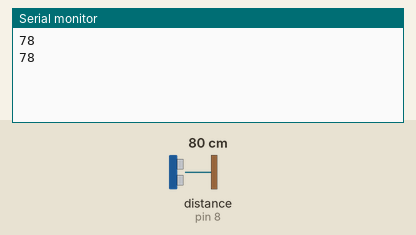
This sketch was run on a simulated Arduino Uno, built with avr-gcc and run on an emulated ATmega328P. Parts: the last lines printed to the serial monitor. Wiring (inferred from the names in the program): ultrasonic range finder: trigger pin 13; echo pin 8. The inputs (shaded band) are chosen by the test bench; at power-on: distance to the obstacle (sensor on pin 8) 80 cm. The echo pulse lasts 58.3 µs per cm.

Above: at 1.3 s.
1.4 s: distance to the obstacle (sensor on pin 8) set to 2 cm
At 1.9 s:
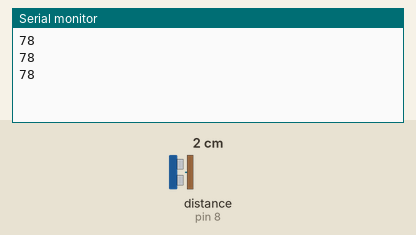
2.9 s: distance to the obstacle (sensor on pin 8) set to 4 cm
At 3.4 s:
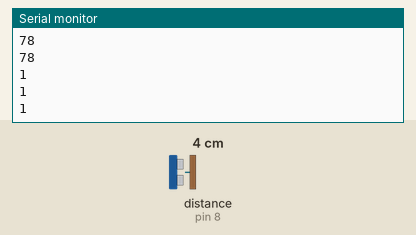
Timing chart, 0 to 5.9 s (numbered marks = the images above; inputs shaded):
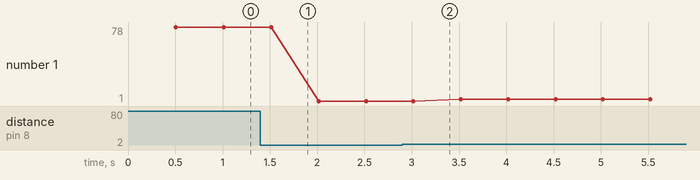

The sketch:

objectDetection.ino
```cpp
const int echoPin = 8; // attach pin D2 Arduino to pin Echo of HC-SR04
const int trigPin = 13; // attach pin D3 Arduino to pin Trig of HC-SR04
long duration; // Variable to store time taken to the pulse to reach receiver
long distance; // Variable to store distance calculated using formula
const int leftF = 5; // motor left - going forward
const int rightF = 11; //motor right - going forward


void setup(){
  Serial.begin(9600);
  pinMode(echoPin, INPUT);
  pinMode(trigPin, OUTPUT);
}

void loop(){
  getDistance();
  Serial.println(distance);
}

void getDistance(){
  //send a 10ms pulse to HC-SR04
  digitalWrite(trigPin, LOW); //initialize trigPin on low
  delayMicroseconds(2); // wait 2ms before sending pulse
  digitalWrite(trigPin,HIGH); //send pulse to trigPin to send UltraSonic wave for detection
  delayMicroseconds(10); //keep trigPin HIGH for 10ms
  digitalWrite(trigPin,LOW); //stop sending pulse
  //calculating distance
  duration = pulseIn(echoPin, HIGH); //storing how much time it took to get the pulse back
  distance = duration * 0.034 / 2; //calculating distance based on time from pulseIn
  delay(500); // waiting before taking another measurement
}
```

Measured:
- plotted number 1: 78 → 1 after the input at 1.4 s, 1 → 3 after the input at 2.9 s
